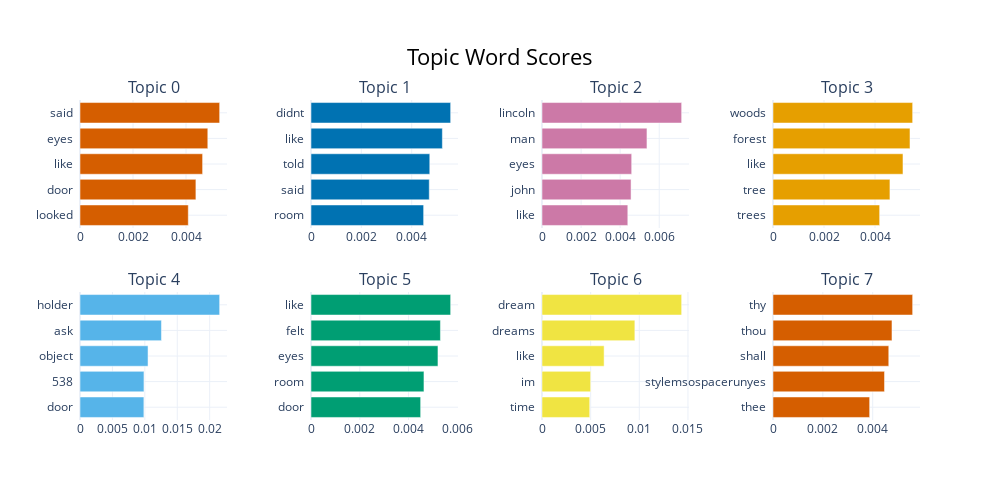

Notebook code cell kept with this figure:
### Code cell
topic_1

### Figure 1 — Plotly figure (JSON) as saved in the notebook; plotly's stock layout.template omitted (floating-point values rounded to 4 significant figures)
{"data": [{"marker": {"color": "#D55E00"}, "orientation": "h", "type": "bar", "x": [0.004086, 0.004373, 0.004626, 0.004822, 0.005269], "xaxis": "x", "y": ["looked  ", "door  ", "like  ", "eyes  ", "said  "], "yaxis": "y"}, {"marker": {"color": "#0072B2"}, "orientation": "h", "type": "bar", "x": [0.004474, 0.004698, 0.004718, 0.005219, 0.005548], "xaxis": "x2", "y": ["room  ", "said  ", "told  ", "like  ", "didnt  "], "yaxis": "y2"}, {"marker": {"color": "#CC79A7"}, "orientation": "h", "type": "bar", "x": [0.004392, 0.004558, 0.00459, 0.005372, 0.007148], "xaxis": "x3", "y": ["like  ", "john  ", "eyes  ", "man  ", "lincoln  "], "yaxis": "y3"}, {"marker": {"color": "#E69F00"}, "orientation": "h", "type": "bar", "x": [0.004182, 0.004585, 0.005097, 0.005372, 0.005476], "xaxis": "x4", "y": ["trees  ", "tree  ", "like  ", "forest  ", "woods  "], "yaxis": "y4"}, {"marker": {"color": "#56B4E9"}, "orientation": "h", "type": "bar", "x": [0.009852, 0.009865, 0.01049, 0.01256, 0.02154], "xaxis": "x5", "y": ["door  ", "538  ", "object  ", "ask  ", "holder  "], "yaxis": "y5"}, {"marker": {"color": "#009E73"}, "orientation": "h", "type": "bar", "x": [0.004497, 0.004632, 0.005207, 0.005308, 0.005727], "xaxis": "x6", "y": ["door  ", "room  ", "eyes  ", "felt  ", "like  "], "yaxis": "y6"}, {"marker": {"color": "#F0E442"}, "orientation": "h", "type": "bar", "x": [0.004905, 0.005, 0.006384, 0.009545, 0.01435], "xaxis": "x7", "y": ["time  ", "im  ", "like  ", "dreams  ", "dream  "], "yaxis": "y7"}, {"marker": {"color": "#D55E00"}, "orientation": "h", "type": "bar", "x": [0.003878, 0.004475, 0.004645, 0.004774, 0.005604], "xaxis": "x8", "y": ["thee  ", "stylemsospacerunyes  ", "shall  ", "thou  ", "thy  "], "yaxis": "y8"}], "layout": {"annotations": [{"font": {"size": 16}, "showarrow": false, "text": "Topic 0", "x": 0.0875, "xanchor": "center", "xref": "paper", "y": 1, "yanchor": "bottom", "yref": "paper"}, {"font": {"size": 16}, "showarrow": false, "text": "Topic 1", "x": 0.3625, "xanchor": "center", "xref": "paper", "y": 1, "yanchor": "bottom", "yref": "paper"}, {"font": {"size": 16}, "showarrow": false, "text": "Topic 2", "x": 0.6375, "xanchor": "center", "xref": "paper", "y": 1, "yanchor": "bottom", "yref": "paper"}, {"font": {"size": 16}, "showarrow": false, "text": "Topic 3", "x": 0.9125, "xanchor": "center", "xref": "paper", "y": 1, "yanchor": "bottom", "yref": "paper"}, {"font": {"size": 16}, "showarrow": false, "text": "Topic 4", "x": 0.0875, "xanchor": "center", "xref": "paper", "y": 0.4, "yanchor": "bottom", "yref": "paper"}, {"font": {"size": 16}, "showarrow": false, "text": "Topic 5", "x": 0.3625, "xanchor": "center", "xref": "paper", "y": 0.4, "yanchor": "bottom", "yref": "paper"}, {"font": {"size": 16}, "showarrow": false, "text": "Topic 6", "x": 0.6375, "xanchor": "center", "xref": "paper", "y": 0.4, "yanchor": "bottom", "yref": "paper"}, {"font": {"size": 16}, "showarrow": false, "text": "Topic 7", "x": 0.9125, "xanchor": "center", "xref": "paper", "y": 0.4, "yanchor": "bottom", "yref": "paper"}], "height": 500, "hoverlabel": {"bgcolor": "white", "font": {"family": "Rockwell", "size": 16}}, "showlegend": false, "title": {"font": {"color": "Black", "size": 22}, "text": "Topic Word Scores", "x": 0.5, "xanchor": "center", "yanchor": "top"}, "width": 1000, "xaxis": {"anchor": "y", "domain": [0, 0.175], "showgrid": true}, "xaxis2": {"anchor": "y2", "domain": [0.275, 0.45], "showgrid": true}, "xaxis3": {"anchor": "y3", "domain": [0.55, 0.725], "showgrid": true}, "xaxis4": {"anchor": "y4", "domain": [0.825, 1], "showgrid": true}, "xaxis5": {"anchor": "y5", "domain": [0, 0.175], "showgrid": true}, "xaxis6": {"anchor": "y6", "domain": [0.275, 0.45], "showgrid": true}, "xaxis7": {"anchor": "y7", "domain": [0.55, 0.725], "showgrid": true}, "xaxis8": {"anchor": "y8", "domain": [0.825, 1], "showgrid": true}, "yaxis": {"anchor": "x", "domain": [0.6, 1], "showgrid": true}, "yaxis2": {"anchor": "x2", "domain": [0.6, 1], "showgrid": true}, "yaxis3": {"anchor": "x3", "domain": [0.6, 1], "showgrid": true}, "yaxis4": {"anchor": "x4", "domain": [0.6, 1], "showgrid": true}, "yaxis5": {"anchor": "x5", "domain": [0, 0.4], "showgrid": true}, "yaxis6": {"anchor": "x6", "domain": [0, 0.4], "showgrid": true}, "yaxis7": {"anchor": "x7", "domain": [0, 0.4], "showgrid": true}, "yaxis8": {"anchor": "x8", "domain": [0, 0.4], "showgrid": true}}}
